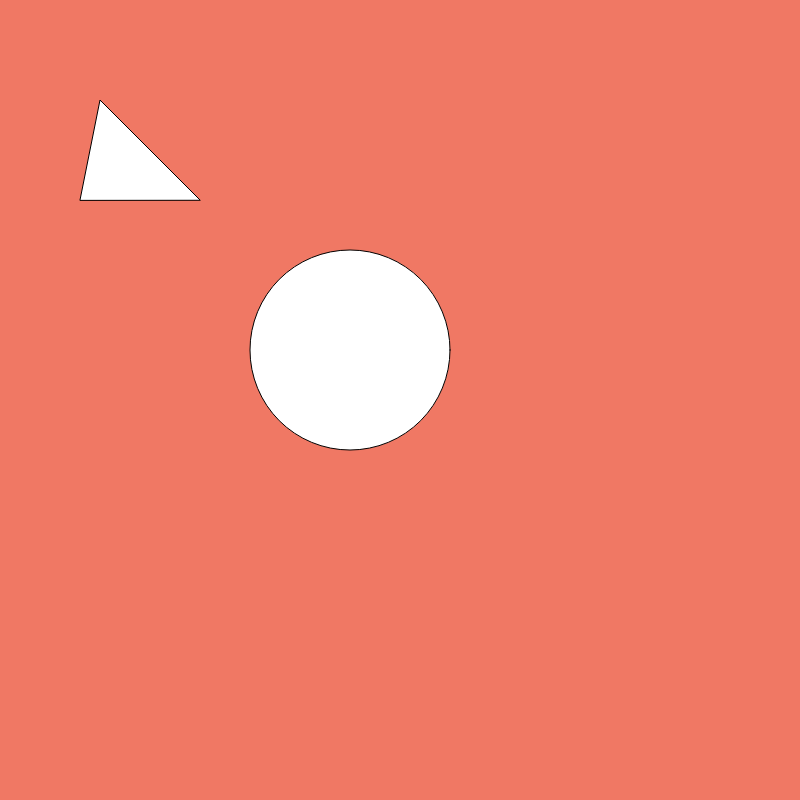
Frame 1 (no input)
Frame 60 (no input): identical to frame 1, image omitted
Frame 120 (the mouse pressed at the canvas centre since frame 60): identical to frame 1, image omitted

The p5.js sketch that drew this single still picture (run headless with seeded random() and noise() and a simulated clock; from frame 60 on, the mouse is pressed at the canvas centre):

// p5.js sketch
// ── sketch.js
function setup (){
    createCanvas(800, 800)
}

function draw (){
    background (240, 120, 100)
    circle(350, 350, 200)
    triangle(200, 200, 100, 100, 80, 200)
}
